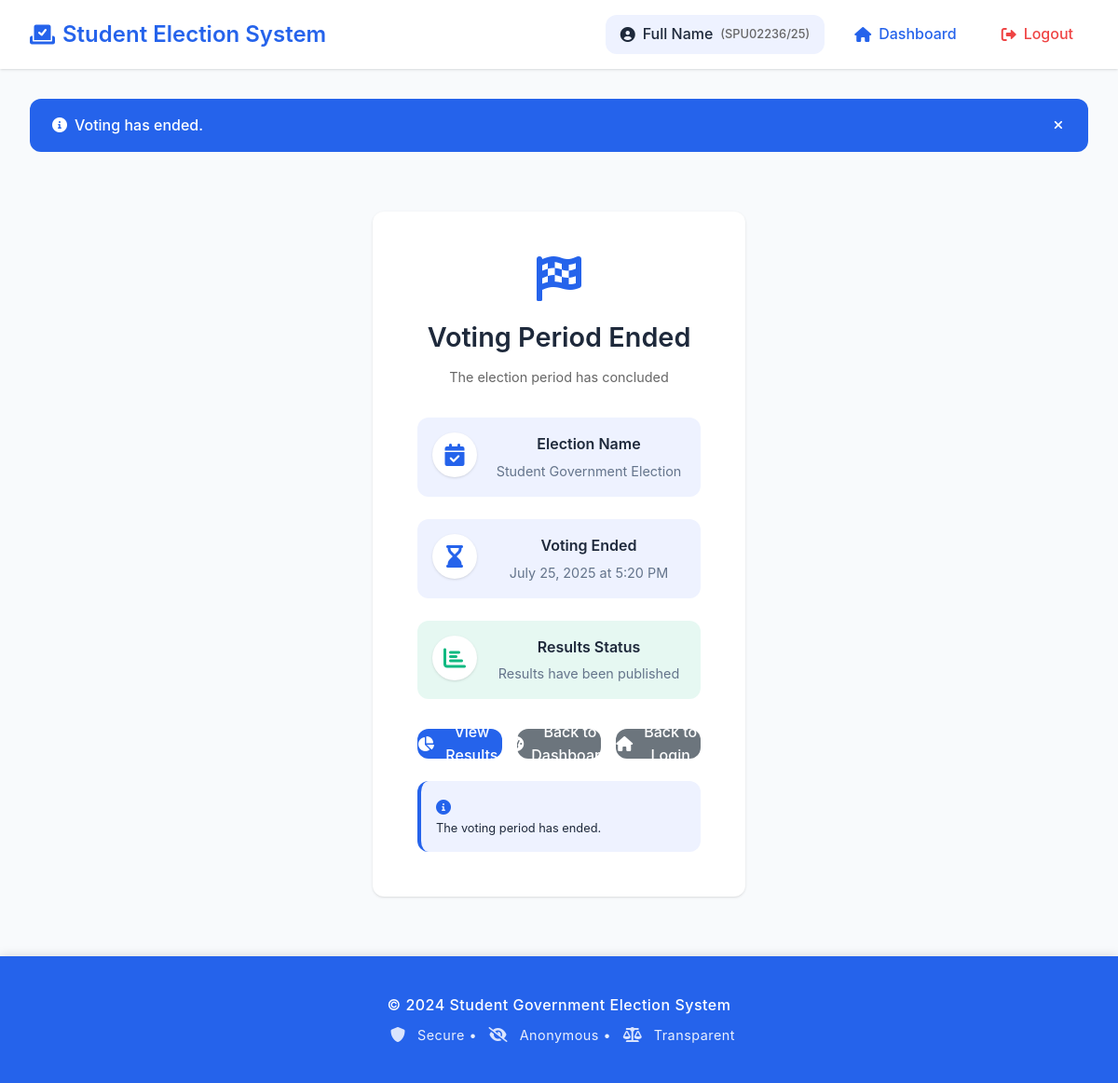
Before: /dashboard/ (signed in) with the older database file.
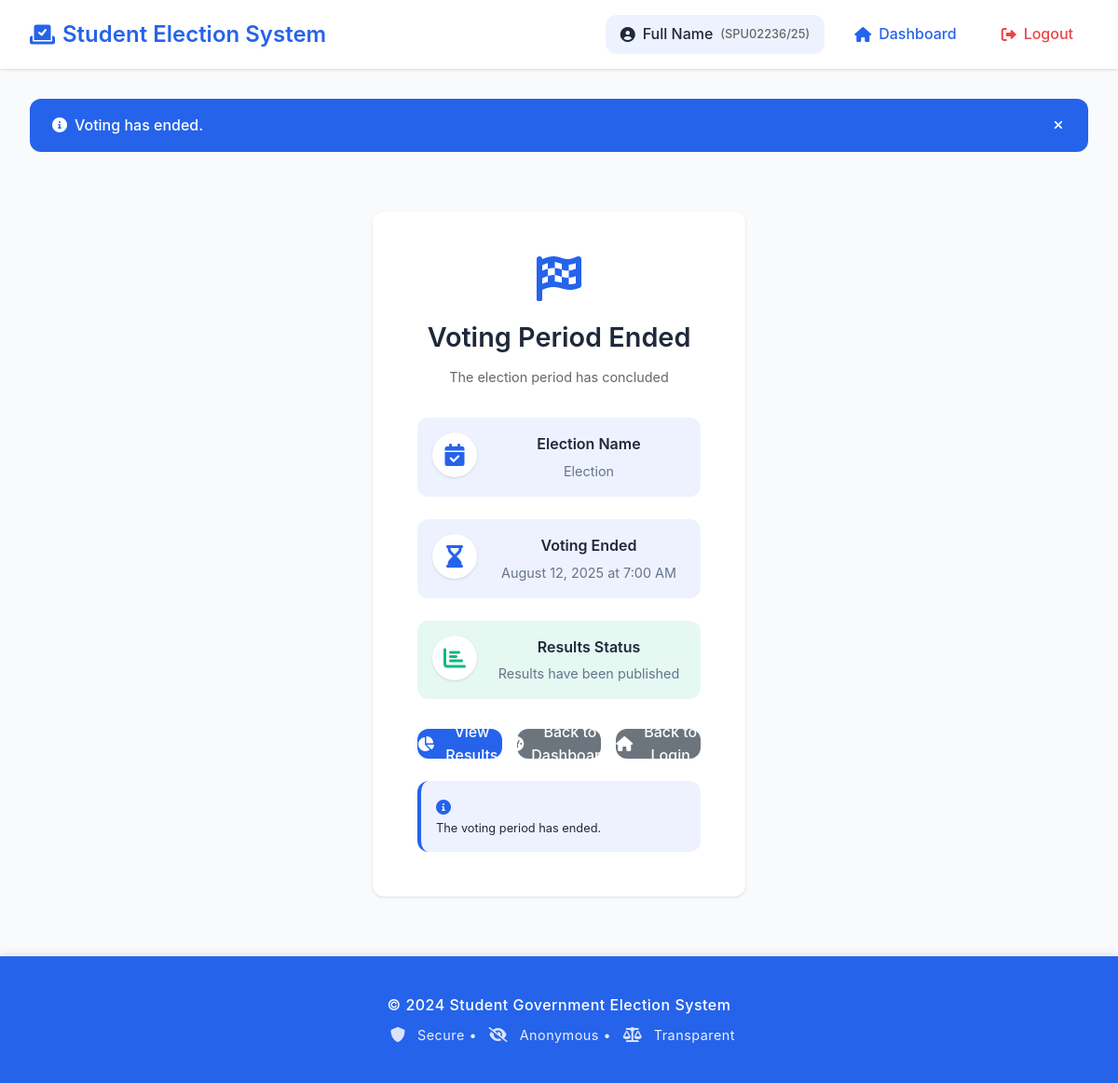
After: the same page with the newer database file.
### Admin/models.py (models this page shows, shortened)
class ElectionSettings(models.Model):
    name = models.CharField(max_length=200, default="Student Government Election")
    is_active = models.BooleanField(default=True)
    voting_start = models.DateTimeField(null=True, blank=True)
    voting_end = models.DateTimeField(null=True, blank=True)
    results_published = models.BooleanField(default=False)
    created_at = models.DateTimeField(auto_now_add=True)
    updated_at = models.DateTimeField(auto_now=True)
    class Meta:
        verbose_name = "Election Settings"
        verbose_name_plural = "Election Settings"
    @classmethod
    def get_current(cls):
        return cls.objects.filter(is_active=True).first()

### Voters/views.py (the view, shortened to what this page needs)
# urls.py: path('dashboard/', views.dashboard, name='dashboard'),
@login_required
def dashboard(request):
    profile, created = VoterProfile.objects.get_or_create(
        user=request.user,
        defaults={'category': 'Voter'}
    )
    if profile.category == 'Admin' or request.user.is_staff:
        return redirect('admin_dashboard')
    if not profile.is_eligible_voter():
        messages.error(request, 'You are not eligible to vote. Please contact the administration.')
        return render(request, 'voters/not_eligible.html')
    election_settings = ElectionSettings.get_current()
    if not election_settings or not election_settings.is_active:
        messages.info(request, 'No active election at this time.')
        return render(request, 'voters/no_election.html')
    now = timezone.now()
    if election_settings.voting_start and now < election_settings.voting_start:
        messages.info(request, f'Voting has not started yet. Voting starts on {election_settings.voting_start}.')
        return render(request, 'voters/voting_not_started.html', {'election_settings': election_settings})
    if election_settings.voting_end and now > election_settings.voting_end:
        messages.info(request, 'Voting has ended.')
        return render(request, 'voters/voting_ended.html', {'election_settings': election_settings})

### Voters/models.py (called while the page is built)
    def is_eligible_voter(self):
        if self.category != 'Voter':
            return False
        if self.reg_number:
            return StudentRegistry.objects.filter(
                reg_number=self.reg_number,
                is_active=True
            ).exists()
        return False

### templates/voters/voting_ended.html (shortened to what this page needs)
{% extends 'base.html' %}
{% block content %}
<div class="auth-container">
    <div class="auth-card">
        <div class="auth-header">
            <i class="fas fa-flag-checkered auth-icon"></i>
            <h2>Voting Period Ended</h2>
            <p>The election period has concluded</p>
        </div>
        <div class="election-info">
            <div class="info-item">
                <i class="fas fa-calendar-check"></i>
                <div class="info-content">
                    <h3>Election Name</h3>
                    <p>{{ election_settings.name }}</p>
                </div>
            </div>
            <div class="info-item">
                <i class="fas fa-hourglass-end"></i>
                <div class="info-content">
                    <h3>Voting Ended</h3>
                    <p>{{ election_settings.voting_end|date:"F j, Y" }} at {{ election_settings.voting_end|time:"g:i A" }}</p>
                </div>
            </div>
            {% if election_settings.results_published %}
            <div class="info-item success">
                <i class="fas fa-chart-bar"></i>
                <div class="info-content">
                    <h3>Results Status</h3>
                    <p>Results have been published</p>
                </div>
            </div>
            {% endif %}
        </div>
        <div class="action-buttons">
            {% if election_settings.results_published %}
            <a href="{% url 'results_view' %}" class="btn btn-primary">
                <i class="fas fa-chart-pie"></i> View Results
            </a>
            {% endif %}
            <a href="{% url 'dashboard' %}" class="btn btn-secondary">
                <i class="fas fa-tachometer-alt"></i> Back to Dashboard
            </a>
            <a href="{% url 'login' %}" class="btn btn-secondary">
                <i class="fas fa-home"></i> Back to Login
            </a>
        </div>
        <div class="security-notice">
            <i class="fas fa-info-circle"></i>
            <p>The voting period has ended. {% if not election_settings.results_published %}Results will be published by the administration once they are finalized.{% endif %}</p>
        </div>
    </div>
</div>
{% endblock %}

Changed rows visible on the page:
no longer on this page (row edited): ElectionSettings: name "Student Government Election", voting_end "July 25, 2025", voting_end "5:20 PM"
added ElectionSettings: name "Election", voting_end "August 12, 2025", voting_end "7:00 AM"
